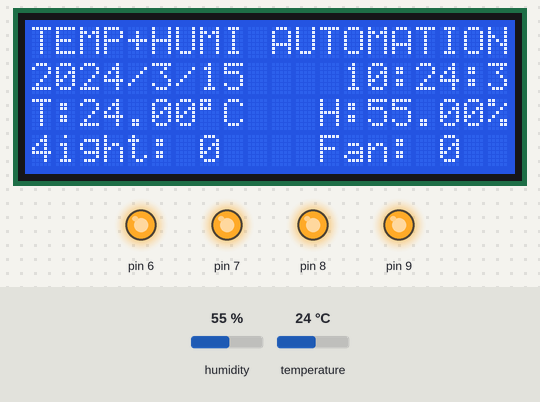
The sketch below on a simulated Arduino Leonardo, built with avr-gcc and run on an emulated ATmega32U4. Shown: 20×4 character LCD, output pins drawn as LEDs (lit = HIGH). The test bench sets the inputs (shaded band); at power-on: temperature 24 °C, humidity 55 %. The local clock reads 2024-03-15 10:24:30 at power-on unless the sketch sets it.

Above: at 4.2 s.
4.3 s: temperature set to 11 °C
At 5.9 s:
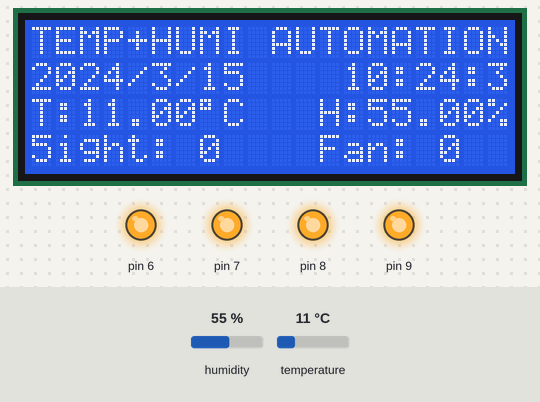
8.4 s: temperature set to 8 °C
At 10.1 s:
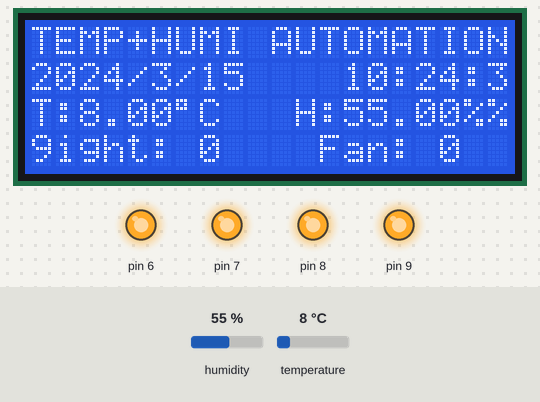
12.5 s: humidity set to 64 %
At 13.9 s:
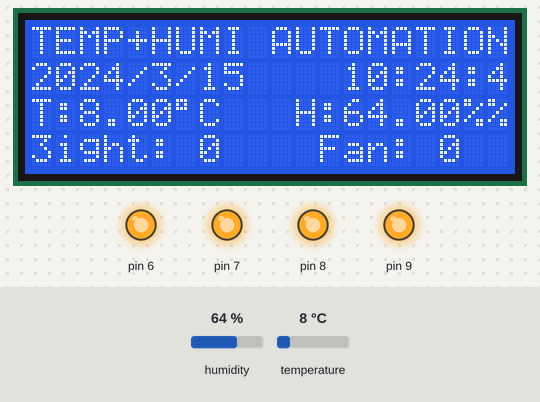
15.9 s: humidity set to 67 %
At 18.4 s:
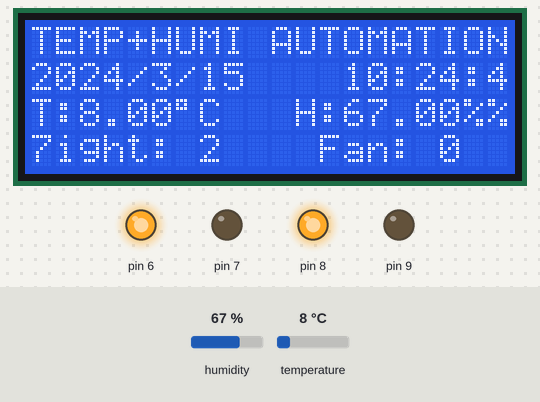
20.0 s: temperature set to 25 °C
At 21.4 s:
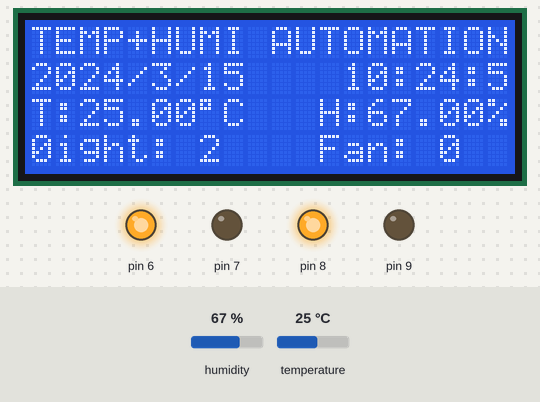
24.1 s: temperature set to 28 °C
At 25.6 s:
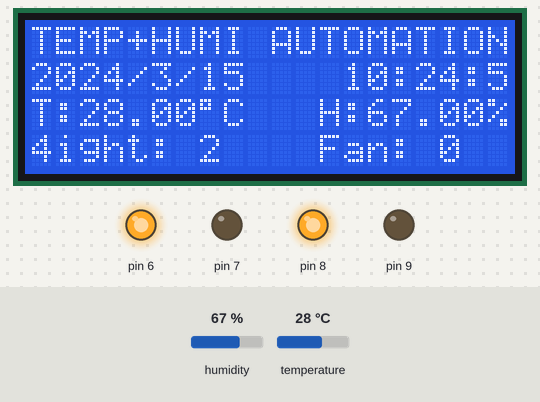
Timing chart, 0 to 27.4 s (numbered marks = the images above; inputs shaded):
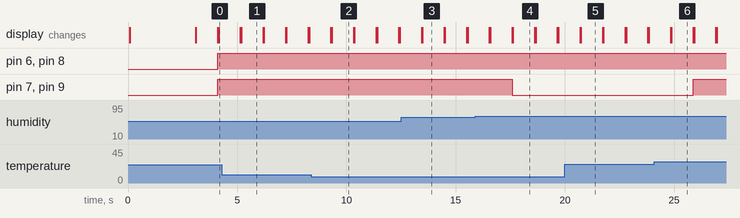

Measured:
- the behaviour switches between 10 and 9 °C on temperature (found by bisection; images 1 and 2)
- the behaviour switches between 65 and 66 % on humidity (found by bisection; images 3 and 4)
- after the input at 8.4 s, the display: first differs from a run without the input after 0.93 s (image 2)
- after the input at 15.9 s, pin 7, pin 9: HIGH → LOW after 1.7 s
- after the input at 20.0 s, the display: first differs from a run without the input after 0.73 s (image 5)
- after the input at 24.1 s, pin 7, pin 9: LOW → HIGH after 1.8 s
- what the display in image 2 shows lasts 1.0 s, from 9.3 s to 10.3 s

The sketch:

Farm_Automation_8August.ino
```cpp
//tEMP+HUMIDITY WITHOUT SCROLLING
//IMPLEMENTED BY EHSAN SUNY
//01757589636

#include <Wire.h>
#include <DHT11.h>
#include <LiquidCrystal.h>
#include "RTClib.h"

int pin=10;
DHT11 dht11(pin);
LiquidCrystal lcd(12, 11, 5, 4, 3, 2);


RTC_DS3231 rtc;
char daysOfTheWeek[7][12] = {"Sunday", "Monday", "Tuesday", "Wednesday", "Thursday", "Friday", "Saturday"};

void setup ()
{
for (int DigitalPin = 6; DigitalPin <= 9; DigitalPin++)
 {
  pinMode(DigitalPin, OUTPUT);
 }
#ifndef ESP8266
  while (!Serial); // for Leonardo/Micro/Zero
#endif
{
  lcd.begin(20,4);
}
  delay(3000); // wait for console opening

  if (! rtc.begin()) {
    lcd.println("Couldn't find RTC");
    while (1);
  }

  if (rtc.lostPower()) {
    lcd.println("RTC lost power, lets set the time!");
    // following line sets the RTC to the date & time this sketch was compiled
    rtc.adjust(DateTime(F(__DATE__), F(__TIME__)));
    // This line sets the RTC with an explicit date & time, for example to set
    // January 21, 2014 at 3am you would call:
    // rtc.adjust(DateTime(2014, 1, 21, 3, 0, 0));
  }

}

void loop () {

   //*****************************************************TITLE OF THE PROJECT********************************************************************

     lcd.setCursor(0,0);
    lcd.print("TEMP+HUMI AUTOMATION");


    //******************************************************DATE AND TIME***************************************************************************
    lcd.setCursor(0,1);
    DateTime now = rtc.now();

    lcd.print(now.year(), DEC);
    lcd.print('/');
    lcd.print(now.month(), DEC);
    lcd.print('/');
    lcd.print(now.day(), DEC);
    lcd.print("    ");

    lcd.print(now.hour(), DEC);
    lcd.print(':');
    lcd.print(now.minute(), DEC);
    lcd.print(':');
    lcd.print(now.second(), DEC);


//*******************************************************TEMPERATURE & HUMIDITY*******************************************************************

    int err;
  float temp, humi;
  if((err=dht11.read(humi, temp))==0)
  {
    lcd.setCursor(0,2);
    lcd.print("T:");
    lcd.print(temp);
    lcd.print(char(223));
    lcd.print("C   ");
    lcd.print("H:");
    lcd.print(humi);
    lcd.print("%");
  }

  delay(DHT11_RETRY_DELAY); //delay for reread
//***********************************************************FROM THE TIME AFTER 6 PM*********************************************
if (now.hour()>=18)
  {
    if ((temp<27)&&(humi>85))
    {
    digitalWrite (6, HIGH);
    digitalWrite (7, LOW);
    digitalWrite (8, LOW);
    digitalWrite (9, LOW);
    lcd.setCursor(0,3);
    lcd.print("Light: 3    ");
    lcd.print("Fan: 0");
    }
    else
    {
      digitalWrite (6, HIGH);
      digitalWrite (7, HIGH);
      digitalWrite (8, HIGH);
      digitalWrite (9, LOW);
    lcd.setCursor(0,3);
    lcd.print("Light: 1    ");
    lcd.print("Fan: 0");
    }
    }

//******************************************************AT THE TIME AFTER 12AM/00AM***********************************
  else if (now.hour()<9)
  {
    if ((temp<27)||(humi>85))
    {
  digitalWrite (6, HIGH);
    digitalWrite (7, LOW);
    digitalWrite (8, LOW);
    digitalWrite (9, LOW);
      lcd.setCursor(0,3);
    lcd.print("Light: 3    ");
    lcd.print("Fan: 0");
    }
    else
    {
       digitalWrite (6, HIGH);
      digitalWrite (7, HIGH);
      digitalWrite (8, HIGH);
      digitalWrite (9, LOW);
        lcd.setCursor(0,3);
    lcd.print("Light: 1    ");
    lcd.print("Fan: 0");
    }
    }


//*************************************************FROM THE TIME 9AM***************************************

     else if (now.hour()>=9)
      {
        if ((temp>30)&& (humi<88))
         {
      digitalWrite (6, LOW);
      digitalWrite (7, HIGH);
      digitalWrite (8, HIGH);
      digitalWrite (9, HIGH);
      lcd.setCursor(0,3);
    lcd.print("Light: 0    ");
    lcd.print("Fan: 1");
        }
       else if ((temp<27) && (humi>65))
         {
      digitalWrite (6, HIGH);
      digitalWrite (7, LOW);
      digitalWrite (8, HIGH);
      digitalWrite (9, LOW);
      lcd.setCursor(0,3);
    lcd.print("Light: 2    ");
    lcd.print("Fan: 0");
        }
         else
      {
         {
      digitalWrite (6, HIGH);
      digitalWrite (7, HIGH);
      digitalWrite (8, HIGH);
      digitalWrite (9, HIGH);
    lcd.setCursor(0,3);
    lcd.print("Light: 0    ");
    lcd.print("Fan: 0");
    }
      }
      }
      else
      {
         {
      digitalWrite (6, HIGH);
      digitalWrite (7, HIGH);
      digitalWrite (8, HIGH);
      digitalWrite (9, HIGH);
       lcd.setCursor(0,3);
    lcd.print("Light: 0    ");
    lcd.print("Fan: 0");
    }
      }
}
```
